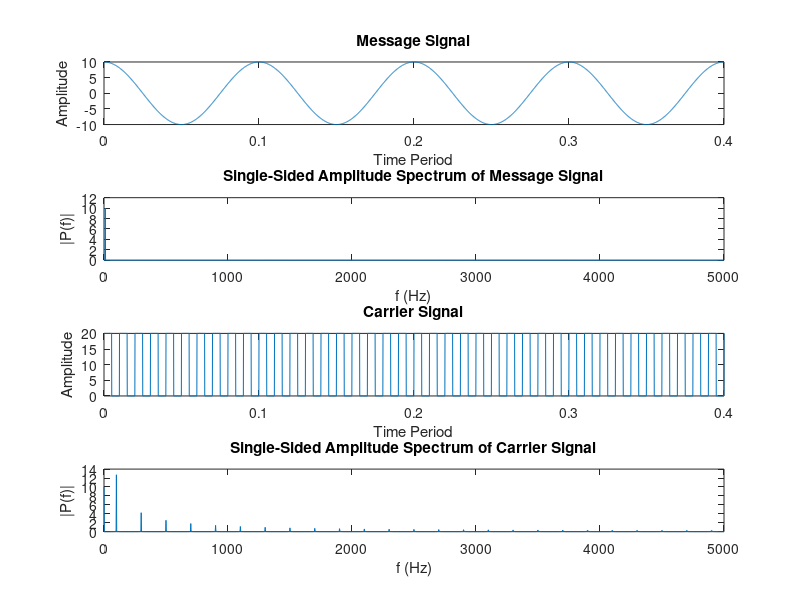
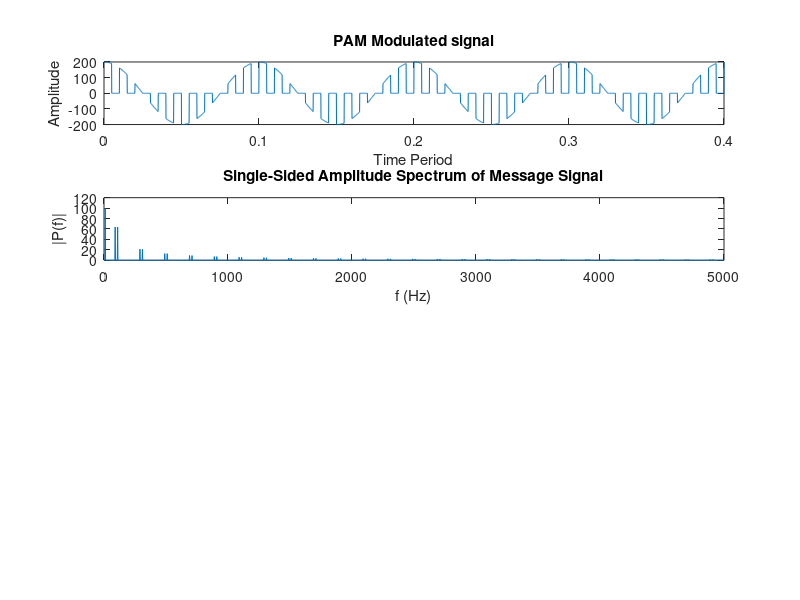
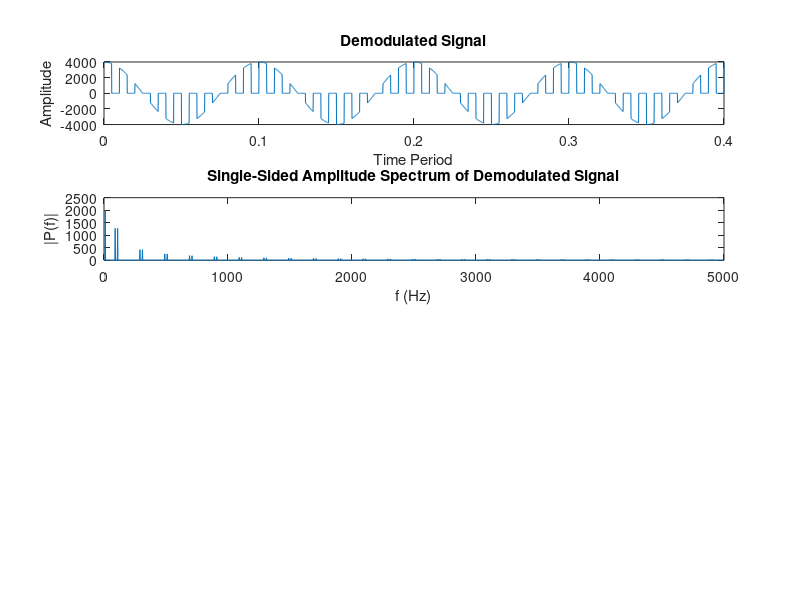

Recreate these plots in MATLAB, in order.
clc; clear all; close all;
fc= 100; fm= fc/10; fs= 100*fc;
t=0:1/fs:4/fm;
Am = 10; Ac = 10;
Msg_sgl= Am*cos(2*pi*fm*t);
Carr_sgl= Ac*square(2*pi*fc*t)+Ac;
Mod_sgl= Msg_sgl.*Carr_sgl;

% Fourier Transform
L = length(Msg_sgl);
Y = fft(Msg_sgl);
P2 = abs(Y/L);
P1 = P2(1:L/2+1);
P1(2:end-1) = 2*P1(2:end-1);
f = fs*(0:(L/2))/L;

L1 = length(Carr_sgl);
Y1 = fft(Carr_sgl);
P21 = abs(Y1/L1);
P11 = P21(1:L1/2+1);
P11(2:end-1) = 2*P11(2:end-1);
f1 = fs*(0:(L1/2))/L1;

L2 = length(Mod_sgl);
Y2 = fft(Mod_sgl);
P22 = abs(Y2/L2);
P12 = P22(1:L2/2+1);
P12(2:end-1) = 2*P12(2:end-1);
f2 = fs*(0:(L2/2))/L2;

figure(1)
subplot(4,1,1); plot(t,Msg_sgl); title('Message Signal'); ;xlabel('Time Period'); ylabel('Amplitude');
subplot(4,1,2); plot(f,P1); title('Single-Sided Amplitude Spectrum of Message Signal') ;xlabel('f (Hz)'); ylabel('|P(f)|');
subplot(4,1,3); plot(t,Carr_sgl); title('Carrier Signal') ;xlabel('Time Period'); ylabel('Amplitude');
subplot(4,1,4); plot(f1,P11); title('Single-Sided Amplitude Spectrum of Carrier Signal') ;xlabel('f (Hz)'); ylabel('|P(f)|');


figure(2)
subplot(4,1,1); plot(t,Mod_sgl); title('PAM Modulated signal') ;xlabel('Time Period'); ylabel('Amplitude');
subplot(4,1,2); plot(f,P12); title('Single-Sided Amplitude Spectrum of Message Signal') ;xlabel('f (Hz)'); ylabel('|P(f)|');

% Demodulation
Demod_sgl= Mod_sgl.*Carr_sgl;
L3 = length(Demod_sgl);
Y3 = fft(Demod_sgl);
P23 = abs(Y3/L3);
P13 = P23(1:L3/2+1);
P13(2:end-1) = 2*P13(2:end-1);
f3 = fs*(0:(L3/2))/L3;

figure(3)
subplot(4,1,1); plot(t,Demod_sgl); title('Demodulated Signal'); xlabel('Time Period'); ylabel('Amplitude');
subplot(4,1,2); plot(f,P13); title('Single-Sided Amplitude Spectrum of Demodulated Signal'); xlabel('f (Hz)'); ylabel('|P(f)|');